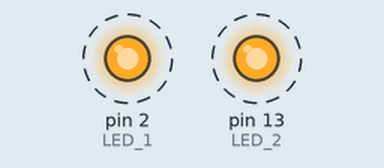
This sketch was run on a simulated Arduino Uno, built with avr-gcc and run on an emulated ATmega328P. On the bench: output pins drawn as LEDs (lit = HIGH). Dashed ring = blinking.

Above: at 0.05 s.
Timing chart, 0 to 3.0 s (numbered marks = the images above):
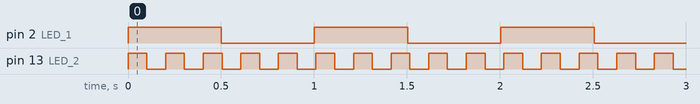

The sketch:

test-threads.ino
```cpp
#include "protothreads.h"

#define LED_1 2
#define LED_2 13

pt ptSlowBlink;
pt ptFastBlink;

int fastBlinkThread(struct pt* pt)
{
  PT_BEGIN(pt);

  while(true)
  {
  digitalWrite(LED_1, HIGH);
  PT_SLEEP(pt, 500);
  digitalWrite(LED_1, LOW);
  PT_SLEEP(pt, 500);
  }

  PT_END(pt);
}

int slowBlinkThread(struct pt* pt)
{
  PT_BEGIN(pt);

  while(true)
  {
  digitalWrite(LED_2, HIGH);
  PT_SLEEP(pt, 100);
  digitalWrite(LED_2, LOW);
  PT_SLEEP(pt, 100);
  }

  PT_END(pt);
}

void setup()
{
  PT_INIT(&ptSlowBlink);
  PT_INIT(&ptFastBlink);

  pinMode(LED_1, OUTPUT);
  pinMode(LED_2, OUTPUT);
}

void loop()
{
  PT_SCHEDULE(slowBlinkThread(&ptSlowBlink));
  PT_SCHEDULE(fastBlinkThread(&ptFastBlink));
}
```

lc-addrlabels.h
```cpp
// (licence header left out)
/**
 * \addtogroup lc
 * @{
 */

/**
 * \file
 * Implementation of local continuations based on the "Labels as
 * values" feature of gcc
 * \author
 * Adam Dunkels <adam@sics.se>
 *
 * This implementation of local continuations is based on a special
 * feature of the GCC C compiler called "labels as values". This
 * feature allows assigning pointers with the address of the code
 * corresponding to a particular C label.
 *
 * For more information, see the GCC documentation:
 * http://gcc.gnu.org/onlinedocs/gcc/Labels-as-Values.html
 *
 */

#ifndef __LC_ADDRLABELS_H__
#define __LC_ADDRLABELS_H__

/** \hideinitializer */
typedef void * lc_t;

#define LC_INIT(s) s = NULL

#define LC_RESUME(s)				\
  do {						\
    if(s != NULL) {				\
      goto *s;					\
    }						\
  } while(0)

#define LC_CONCAT2(s1, s2) s1##s2
#define LC_CONCAT(s1, s2) LC_CONCAT2(s1, s2)

#define LC_SET(s)				\
  do {						\
    LC_CONCAT(LC_LABEL, __LINE__):   	        \
    (s) = &&LC_CONCAT(LC_LABEL, __LINE__);	\
  } while(0)

#define LC_END(s)

#endif /* __LC_ADDRLABELS_H__ */
/** @} */
```

lc.h
```cpp
// (licence header left out)
/**
 * \addtogroup pt
 * @{
 */

/**
 * \defgroup lc Local continuations
 * @{
 *
 * Local continuations form the basis for implementing protothreads. A
 * local continuation can be <i>set</i> in a specific function to
 * capture the state of the function. After a local continuation has
 * been set can be <i>resumed</i> in order to restore the state of the
 * function at the point where the local continuation was set.
 *
 *
 */

/**
 * \file lc.h
 * Local continuations
 * \author
 * Adam Dunkels <adam@sics.se>
 *
 */

#ifdef DOXYGEN
/**
 * Initialize a local continuation.
 *
 * This operation initializes the local continuation, thereby
 * unsetting any previously set continuation state.
 *
 * \hideinitializer
 */
#define LC_INIT(lc)

/**
 * Set a local continuation.
 *
 * The set operation saves the state of the function at the point
 * where the operation is executed. As far as the set operation is
 * concerned, the state of the function does <b>not</b> include the
 * call-stack or local (automatic) variables, but only the program
 * counter and such CPU registers that needs to be saved.
 *
 * \hideinitializer
 */
#define LC_SET(lc)

/**
 * Resume a local continuation.
 *
 * The resume operation resumes a previously set local continuation, thus
 * restoring the state in which the function was when the local
 * continuation was set. If the local continuation has not been
 * previously set, the resume operation does nothing.
 *
 * \hideinitializer
 */
#define LC_RESUME(lc)

/**
 * Mark the end of local continuation usage.
 *
 * The end operation signifies that local continuations should not be
 * used any more in the function. This operation is not needed for
 * most implementations of local continuation, but is required by a
 * few implementations.
 *
 * \hideinitializer
 */
#define LC_END(lc)

/**
 * \var typedef lc_t;
 *
 * The local continuation type.
 *
 * \hideinitializer
 */
#endif /* DOXYGEN */

#ifndef __LC_H__
#define __LC_H__

#include "lc-addrlabels.h"

#endif /* __LC_H__ */

/** @} */
/** @} */
```

protothreads.h
```cpp
#include "pt.h"
#include "pt-sleep.h"
```

pt-sleep.h
```cpp
#ifndef __PT_SLEEP_H__
#define __PT_SLEEP_H__

/**
 * Arduino sleep for protothreads
 *
 * Put the protothread to sleep. Yield to other protothreads while sleeping.
 *
 * \param pt A pointer to the protothread control structure.
 * \param delay Delay in milliseconds.
 *
 * \hideinitializer
 */
#define PT_SLEEP(pt, delay) \
{ \
  do { \
    static unsigned long protothreads_sleep; \
    protothreads_sleep = millis(); \
    PT_WAIT_UNTIL(pt, millis() - protothreads_sleep > delay); \
  } while(false); \
}

#endif /* __PT_SLEEP_H__ */
```

pt.h
```cpp
// (licence header left out)
/**
 * \addtogroup pt
 * @{
 */

/**
 * \file
 * Protothreads implementation.
 * \author
 * Adam Dunkels <adam@sics.se>
 *
 */

#ifndef __PT_H__
#define __PT_H__

#include "lc.h"

struct pt {
  lc_t lc;
};

#define PT_WAITING 0
#define PT_YIELDED 1
#define PT_EXITED  2
#define PT_ENDED   3

/**
 * \name Initialization
 * @{
 */

/**
 * Initialize a protothread.
 *
 * Initializes a protothread. Initialization must be done prior to
 * starting to execute the protothread.
 *
 * \param pt A pointer to the protothread control structure.
 *
 * \sa PT_SPAWN()
 *
 * \hideinitializer
 */
#define PT_INIT(pt)   LC_INIT((pt)->lc)

/** @} */

/**
 * \name Declaration and definition
 * @{
 */

/**
 * Declaration of a protothread.
 *
 * This macro is used to declare a protothread. All protothreads must
 * be declared with this macro.
 *
 * \param name_args The name and arguments of the C function
 * implementing the protothread.
 *
 * \hideinitializer
 */
#define PT_THREAD(name_args) char name_args

/**
 * Declare the start of a protothread inside the C function
 * implementing the protothread.
 *
 * This macro is used to declare the starting point of a
 * protothread. It should be placed at the start of the function in
 * which the protothread runs. All C statements above the PT_BEGIN()
 * invokation will be executed each time the protothread is scheduled.
 *
 * \param pt A pointer to the protothread control structure.
 *
 * \hideinitializer
 */
#define PT_BEGIN(pt) { char PT_YIELD_FLAG = 1; LC_RESUME((pt)->lc)

/**
 * Declare the end of a protothread.
 *
 * This macro is used for declaring that a protothread ends. It must
 * always be used together with a matching PT_BEGIN() macro.
 *
 * \param pt A pointer to the protothread control structure.
 *
 * \hideinitializer
 */
#define PT_END(pt) LC_END((pt)->lc); PT_YIELD_FLAG = 0; \
                   PT_INIT(pt); return PT_ENDED; }

/** @} */

/**
 * \name Blocked wait
 * @{
 */

/**
 * Block and wait until condition is true.
 *
 * This macro blocks the protothread until the specified condition is
 * true.
 *
 * \param pt A pointer to the protothread control structure.
 * \param condition The condition.
 *
 * \hideinitializer
 */
#define PT_WAIT_UNTIL(pt, condition)	        \
  do {						\
    LC_SET((pt)->lc);				\
    if(!(condition)) {				\
      return PT_WAITING;			\
    }						\
  } while(0)

/**
 * Block and wait while condition is true.
 *
 * This function blocks and waits while condition is true. See
 * PT_WAIT_UNTIL().
 *
 * \param pt A pointer to the protothread control structure.
 * \param cond The condition.
 *
 * \hideinitializer
 */
#define PT_WAIT_WHILE(pt, cond)  PT_WAIT_UNTIL((pt), !(cond))

/** @} */

/**
 * \name Hierarchical protothreads
 * @{
 */

/**
 * Block and wait until a child protothread completes.
 *
 * This macro schedules a child protothread. The current protothread
 * will block until the child protothread completes.
 *
 * \note The child protothread must be manually initialized with the
 * PT_INIT() function before this function is used.
 *
 * \param pt A pointer to the protothread control structure.
 * \param thread The child protothread with arguments
 *
 * \sa PT_SPAWN()
 *
 * \hideinitializer
 */
#define PT_WAIT_THREAD(pt, thread) PT_WAIT_WHILE((pt), PT_SCHEDULE(thread))

/**
 * Spawn a child protothread and wait until it exits.
 *
 * This macro spawns a child protothread and waits until it exits. The
 * macro can only be used within a protothread.
 *
 * \param pt A pointer to the protothread control structure.
 * \param child A pointer to the child protothread's control structure.
 * \param thread The child protothread with arguments
 *
 * \hideinitializer
 */
#define PT_SPAWN(pt, child, thread)		\
  do {						\
    PT_INIT((child));				\
    PT_WAIT_THREAD((pt), (thread));		\
  } while(0)

/** @} */

/**
 * \name Exiting and restarting
 * @{
 */

/**
 * Restart the protothread.
 *
 * This macro will block and cause the running protothread to restart
 * its execution at the place of the PT_BEGIN() call.
 *
 * \param pt A pointer to the protothread control structure.
 *
 * \hideinitializer
 */
#define PT_RESTART(pt)				\
  do {						\
    PT_INIT(pt);				\
    return PT_WAITING;			\
  } while(0)

/**
 * Exit the protothread.
 *
 * This macro causes the protothread to exit. If the protothread was
 * spawned by another protothread, the parent protothread will become
 * unblocked and can continue to run.
 *
 * \param pt A pointer to the protothread control structure.
 *
 * \hideinitializer
 */
#define PT_EXIT(pt)				\
  do {						\
    PT_INIT(pt);				\
    return PT_EXITED;			\
  } while(0)

/** @} */

/**
 * \name Calling a protothread
 * @{
 */

/**
 * Schedule a protothread.
 *
 * This function shedules a protothread. The return value of the
 * function is non-zero if the protothread is running or zero if the
 * protothread has exited.
 *
 * \param f The call to the C function implementing the protothread to
 * be scheduled
 *
 * \hideinitializer
 */
#define PT_SCHEDULE(f) ((f) < PT_EXITED)

/** @} */

/**
 * \name Yielding from a protothread
 * @{
 */

/**
 * Yield from the current protothread.
 *
 * This function will yield the protothread, thereby allowing other
 * processing to take place in the system.
 *
 * \param pt A pointer to the protothread control structure.
 *
 * \hideinitializer
 */
#define PT_YIELD(pt)				\
  do {						\
    PT_YIELD_FLAG = 0;				\
    LC_SET((pt)->lc);				\
    if(PT_YIELD_FLAG == 0) {			\
      return PT_YIELDED;			\
    }						\
  } while(0)

/**
 * \brief      Yield from the protothread until a condition occurs.
 * \param pt   A pointer to the protothread control structure.
 * \param cond The condition.
 *
 *             This function will yield the protothread, until the
 *             specified condition evaluates to true.
 *
 *
 * \hideinitializer
 */
#define PT_YIELD_UNTIL(pt, cond)		\
  do {						\
    PT_YIELD_FLAG = 0;				\
    LC_SET((pt)->lc);				\
    if((PT_YIELD_FLAG == 0) || !(cond)) {	\
      return PT_YIELDED;			\
    }						\
  } while(0)

/** @} */

#endif /* __PT_H__ */

/** @} */
```

Measured:
- by itself, pin 2 (LED_1): alternates HIGH for 0.50 s and LOW for 0.50 s
- by itself, pin 13 (LED_2): alternates HIGH for 0.10 s and LOW for 0.10 s
